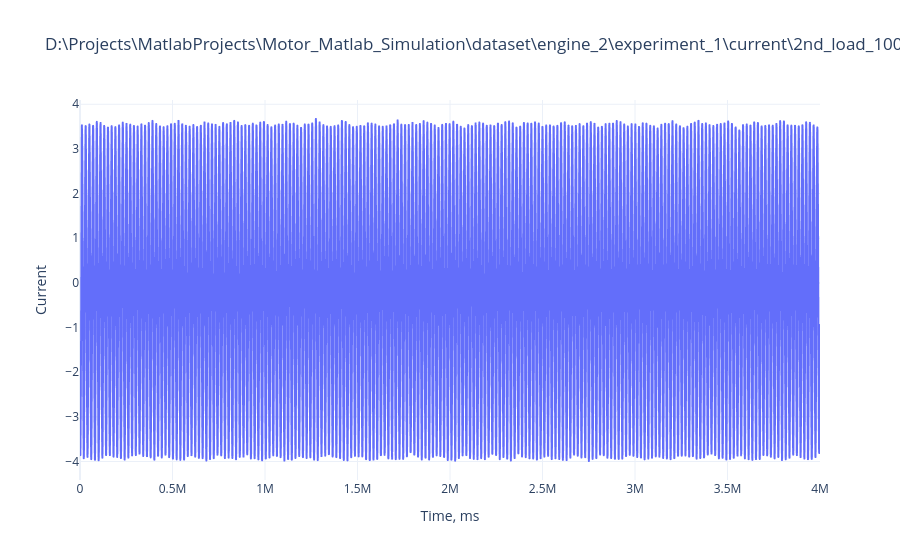

Write notebook code for a chart like this one.
### Code cell
plot_signal_in_time_axis(df, f'{CSV_FILE} in time axis, phase {df.loc["signal", "phase"]}')

### Figure 1 — Plotly figure (JSON) as saved in the notebook; plotly's stock layout.template omitted (floating-point values rounded to 4 significant figures; data arrays with more than 128 entries replaced by an {"elided": "..."} marker saying what was removed)
{"data": [{"hovertemplate": "Time=%{x}<br>Current=%{y}<extra></extra>", "legendgroup": "", "line": {"color": "#636efa", "dash": "solid"}, "marker": {"symbol": "circle"}, "mode": "lines", "name": "", "showlegend": false, "type": "scattergl", "x": {"elided": "16384 float values"}, "xaxis": "x", "y": {"elided": "16384 float values"}, "yaxis": "y"}], "layout": {"legend": {"tracegroupgap": 0}, "title": {"text": "D:\\Projects\\MatlabProjects\\Motor_Matlab_Simulation\\dataset\\engine_2\\experiment_1\\current\\2nd_load_100\\1\\1727790870.csv in time axis, phase 1"}, "xaxis": {"anchor": "y", "domain": [0, 1], "title": {"text": "Time, ms"}}, "yaxis": {"anchor": "x", "domain": [0, 1], "title": {"text": "Current"}}}}
